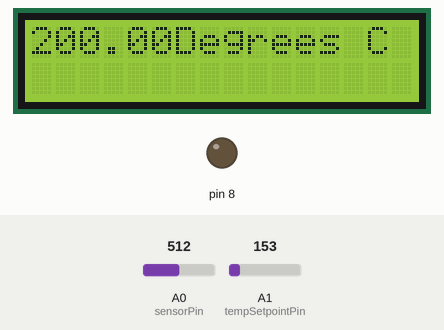
This sketch was run on a simulated Arduino Uno, built with avr-gcc and run on an emulated ATmega328P. On the bench: 16×2 character LCD, output pins drawn as LEDs (lit = HIGH). The test bench sets the inputs (shaded band); at power-on: A0 (sensorPin) = 512, A1 (tempSetpointPin) = 153. What the sketch prints to the serial monitor is not drawn.

Above: at 1.2 s.
1.3 s: A0 (sensorPin) set to 323
At 2.6 s:
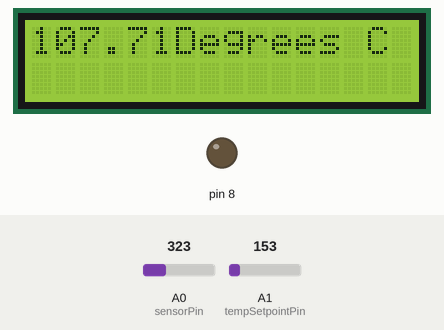
3.5 s: A0 (sensorPin) set to 292
At 4.4 s:
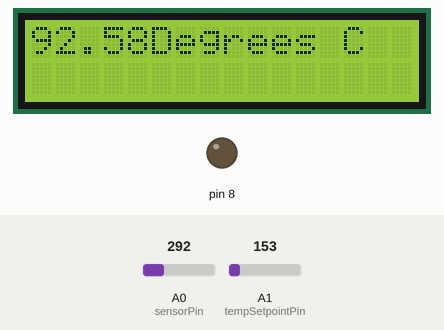
5.5 s: A0 (sensorPin) set to 132
At 7.2 s:
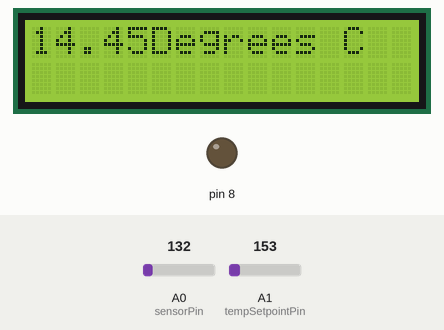
7.5 s: A0 (sensorPin) set to 112
At 9.1 s:
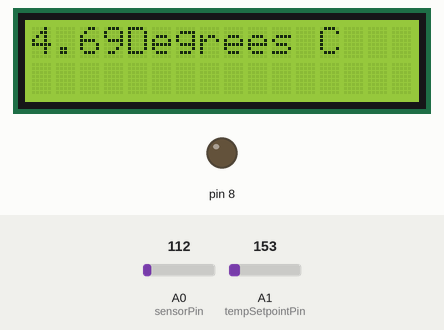
Timing chart, 0 to 10.5 s (numbered marks = the images above; inputs shaded):
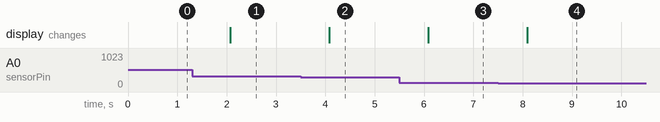

The sketch:

Assignmnet_3_Ver_1.2.ino
```cpp
#include  <LiquidCrystal.h>

LiquidCrystal lcd (12, 11, 5, 4, 3, 2);
int sensorPin = 0;
int tempSetpointPin = 1;

void setup(){
  lcd.begin (16, 2);
  Serial.begin(9600);
  pinMode(8,OUTPUT);
}

void loop(){
    int tempReading = analogRead(sensorPin);
  	int setPoint = analogRead(tempSetpointPin);

  	//converting tempReading to a voltage
  	float voltage = tempReading * 5.0;
  	float voltage2 = voltage / 1024.0;
  	float tempC = (voltage2 - 0.5) *100;

  	float potVoltage = setPoint / 5.0;
  	float potVoltage2 = potVoltage / 1024.0 ;
   	float potTemp = (potVoltage2 + .05) * 100 + 10;


    //Serial.println(setPoint);
  	//Serial.println(tempReading);
  	Serial.println(tempC);
  	Serial.println(potTemp);
  	//Serial.println(tempReading/setPoint);

  	//Serial.println(setPoint);
  	//Serial.println(setTempPositive);
  	//Serial.println(setTempNegative);

  	//Defines then prints temp

  	lcd.setCursor(0,0);
  	lcd.print(tempC);
  	lcd.println("Degrees C");

  delay(1000); // Delay a little bit to improve simulation performance


}
```

Measured:
- the behaviour switches between 308 and 307 on A0 (sensorPin) (found by bisection; images 1 and 2)
- the behaviour switches between 123 and 122 on A0 (sensorPin) (found by bisection; images 3 and 4)
- after the input at 1.3 s, the display: changes after 0.77 s (image 1)
- after the input at 3.5 s, the display: changes after 0.58 s (image 2)
- after the input at 5.5 s, the display: changes after 0.59 s (image 3)
- after the input at 7.5 s, the display: changes after 0.60 s (image 4)
